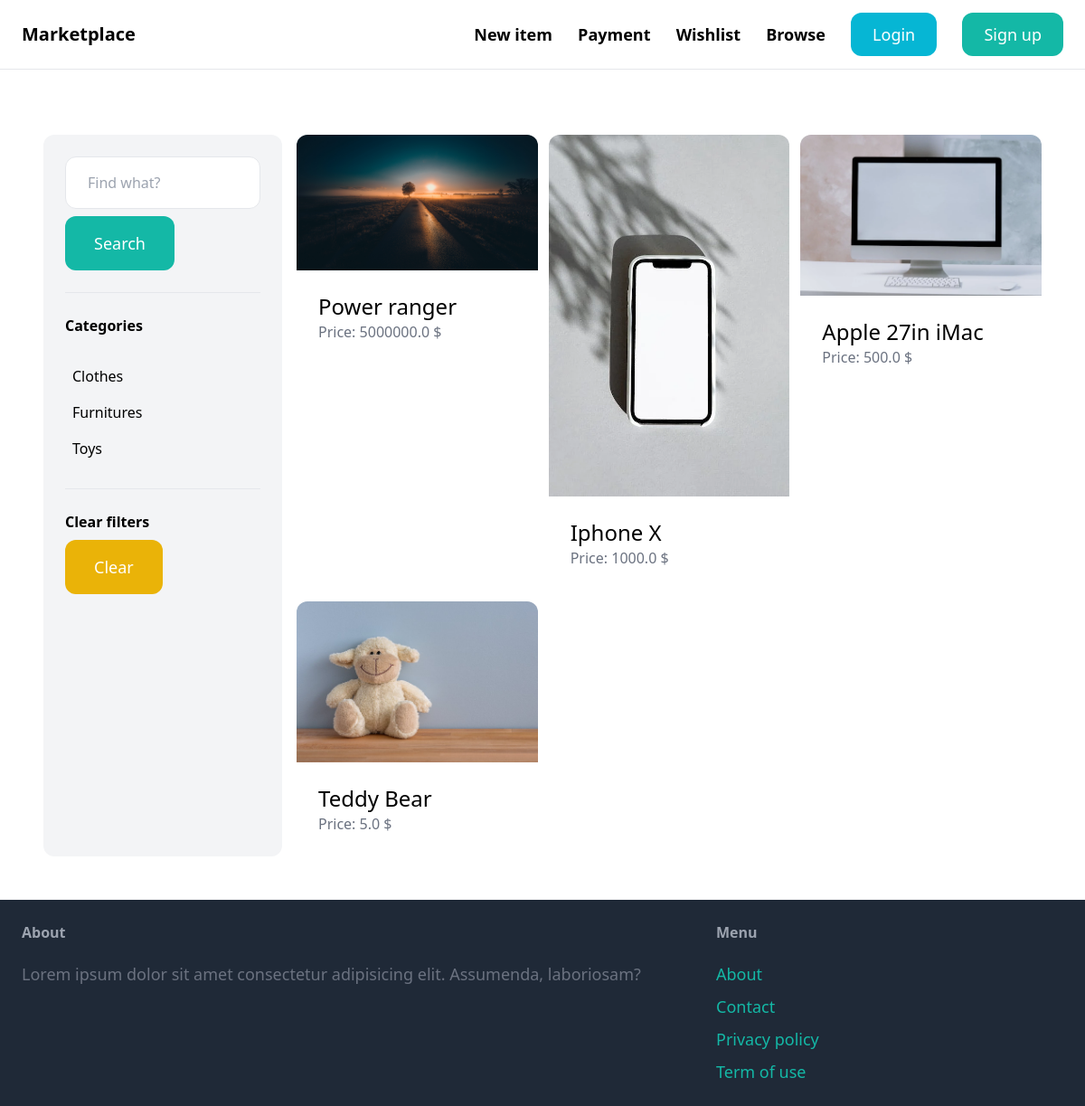
Before: /items/ with the older database file.
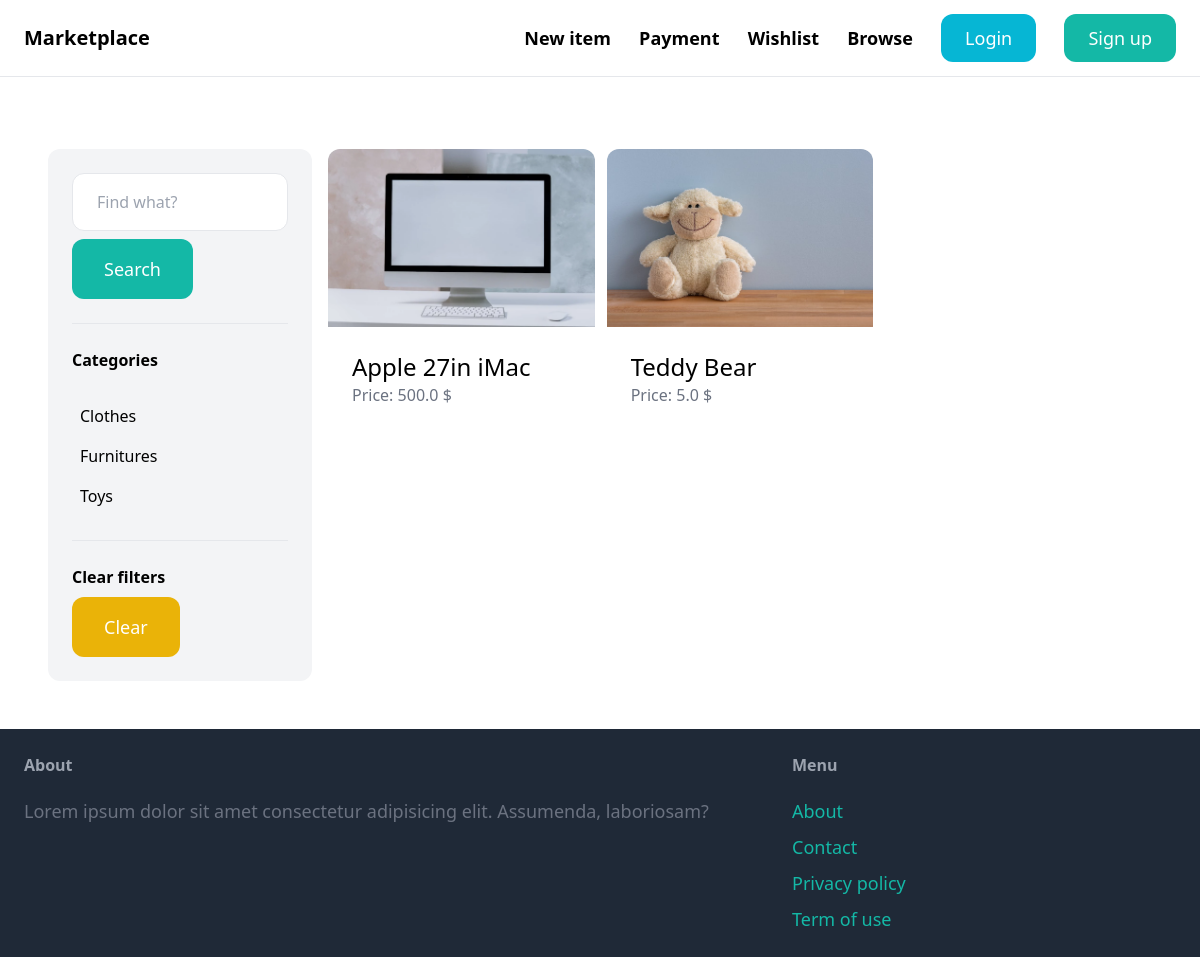
After: the same page with the newer database file.
### item/models.py (models this page shows, shortened)
class Category(models.Model):
    name = models.CharField(max_length=255)
    class Meta:
        ordering = ('name',)
        verbose_name_plural = 'Categories'

class Item(models.Model):
    name = models.CharField(max_length=255)
    category = models.ForeignKey(Category, related_name='items', on_delete=models.CASCADE)
    description = models.TextField(blank=True, null=True)
    price = models.FloatField()
    image = models.ImageField(upload_to='item_images', blank=True, null=True)
    is_sold = models.BooleanField(default=False)
    created_by = models.ForeignKey(User, related_name= 'items', on_delete= models.CASCADE)
    created_at = models.DateTimeField(auto_now_add=True)

### item/views.py (the view)
# urls.py: path('items/', include('item.urls')),
def items(request):
    query = request.GET.get('query','')
    category_id = request.GET.get('category_id',0)
    categories = Category.objects.all()
    items = Item.objects.filter(is_sold = False)
    if category_id != 0:
        items = items.filter(category_id = category_id)
    if query:
        items = items.filter(Q(name__icontains = query) | Q(description__icontains = query))
    return render(request, 'item/items.html', context= {
        'items': items,
        'query' : query,
        'categories' : categories,
        'category_id' : int(category_id),
    })

### item/templates/item/items.html (shortened to what this page needs)
{% extends "core/base.html" %}
{% block content %}
    <div class="mt-6 p-6 grid grid-cols-4 gap-4 ">
        <div class="p-6 col-span-1 bg-gray-100 rounded-xl">
            <form action="{% url "item:items" %}" method="get">
                <input name = 'query' type="text" class="w-full py-4 px-6 border rounded-xl" value="{{query}}" placeholder="Find what?">
                <button class="mt-2 py-4 px-8 text-lg bg-teal-500 text-white rounded-xl inline-block">Search</button>
            </form>
            <hr class="my-6">
            <p class="mb-6 font-semibold">Categories</p>
            <ul>
                {% for category in categories %}
                    <li class="py-2 px-2 rounded-xl {% if category.id == category_id %}bg-gray-200{% endif %}">
                        <a href="{% url "item:items" %}?query={{query}}&category_id={{category.id}}"> {{category.name}} </a>
                    </li>
                {% endfor %}
            </ul>
            <hr class="my-6">
            <p class="font-semibold">Clear filters</p>
            <a href="{% url "item:items" %}" class="mt-2 py-4 px-8 inline-block bg-yellow-500 text-lg rounded-xl text-white">Clear</a>
        </div>
        <div class="col-span-3">
            <div class="grid grid-cols-3 gap-3">
                {% for item in items %}
                    <div class="">
                        <a href="{% url 'item:detail' item.id %}">
                            <div class="">
                                <img src="{{item.image.url}}" alt="" class="rounded-t-xl">
                            </div>
                            <div class="p-6 bg-white rounded-b-xl">
                                <h2 class="text-2xl">{{item.name}}</h2>
                                <p class="text-gray-500">Price: {{item.price}} $</p>
                            </div>
                        </a>
                    </div>
                {% endfor %}
            </div>
        </div>
    </div>
{% endblock content %}

Changed rows visible on the page:
no longer on this page (row edited): Item: image (picture), name "Power ranger", price "5000000.0"
no longer on this page (row edited): Item: image (picture), name "Iphone X", price "1000.0"
